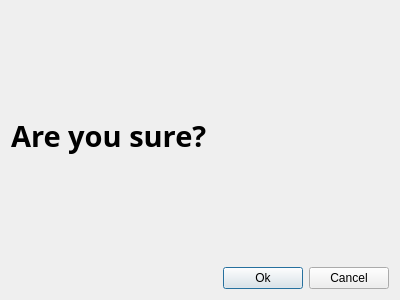
<?xml version="1.0" encoding="UTF-8"?>
<ui version="4.0">
 <class>SureDialog</class>
 <widget class="QDialog" name="SureDialog">
  <property name="geometry">
   <rect>
    <x>0</x>
    <y>0</y>
    <width>400</width>
    <height>300</height>
   </rect>
  </property>
  <property name="windowTitle">
   <string>Dialog</string>
  </property>
  <layout class="QVBoxLayout" name="verticalLayout">
   <item>
    <widget class="QLabel" name="label">
     <property name="font">
      <font>
       <family>Sawasdee</family>
       <pointsize>22</pointsize>
       <weight>75</weight>
       <bold>true</bold>
      </font>
     </property>
     <property name="text">
      <string>Are you sure?</string>
     </property>
    </widget>
   </item>
   <item>
    <layout class="QHBoxLayout" name="horizontalLayout">
     <item>
      <spacer name="horizontalSpacer">
       <property name="orientation">
        <enum>Qt::Horizontal</enum>
       </property>
       <property name="sizeHint" stdset="0">
        <size>
         <width>40</width>
         <height>20</height>
        </size>
       </property>
      </spacer>
     </item>
     <item>
      <widget class="QPushButton" name="okButton">
       <property name="text">
        <string>Ok</string>
       </property>
      </widget>
     </item>
     <item>
      <widget class="QPushButton" name="cancelButton">
       <property name="text">
        <string>Cancel</string>
       </property>
      </widget>
     </item>
    </layout>
   </item>
  </layout>
 </widget>
 <resources/>
 <connections/>
</ui>
